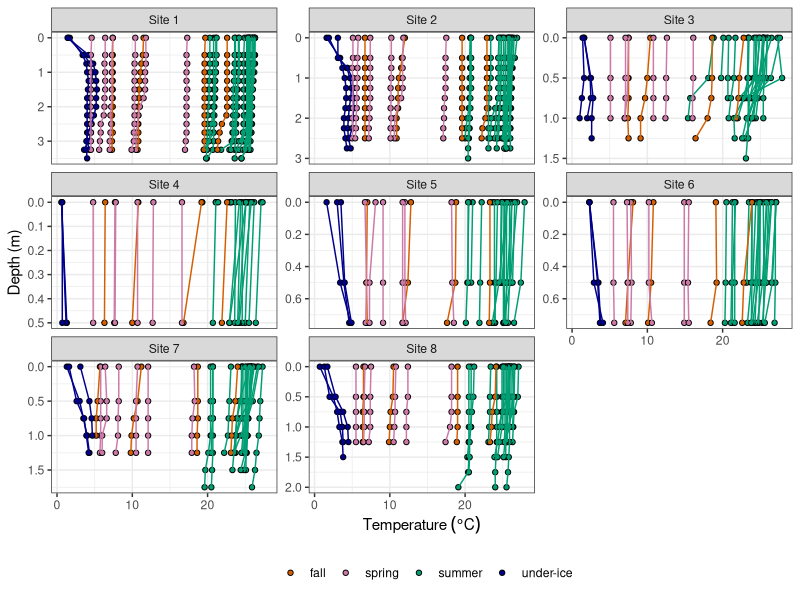
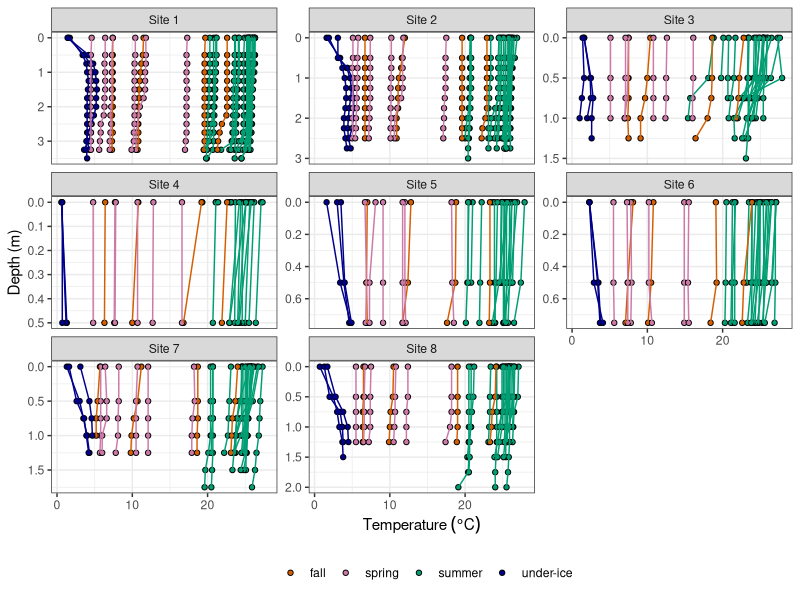

Recreate these plots in R, in order.
library(tidyverse)

crosswalk <- read_csv("supplementary/data/crosswalk_biomass.csv")

profiles<- read_csv("supplementary/data/profiles_all.csv")|>
  mutate(season = ifelse(month(sampledate) < 3, "under-ice", 
                         ifelse(month(sampledate) > 2 & month(sampledate) <6, "spring",
                                ifelse(month(sampledate) > 8, "fall", "summer"))))%>%
  left_join(crosswalk, by = c("Site" = "site"))


ggplot(filter(profiles, !(Site == 4 & Depth > 0.9)&!(Site == 8 & Depth > 0.9))) + 
  geom_point(aes(x = Temp_C, y = Depth, fill = as.factor(season)), shape = 21) +
  geom_path(aes(x = Temp_C, y = Depth, group = sampledate, color = season)) +
  scale_fill_manual(values =c("#D55E00", "#CC79A7", "#009E73","darkblue"), name = "")+
  scale_color_manual(values =c("#D55E00", "#CC79A7", "#009E73","darkblue"))+
  facet_wrap(~rating_site, scales = "free_y") +
  xlab(expression(Temperature~(degree*C)))+
  guides(size = FALSE, color = 'none')+
  scale_y_reverse(name = "Depth (m)") +
  # scale_x_continuous(name = ((expression(paste("C", O[2], " (", mu,"mol ", L^-1,")")))), limits = c(0, 2000))+
  theme_bw()+
  theme(legend.position = "bottom")
ggsave('supplementary/figures/FigureS4.png', width = 6.5, height = 6, dpi = 500)
